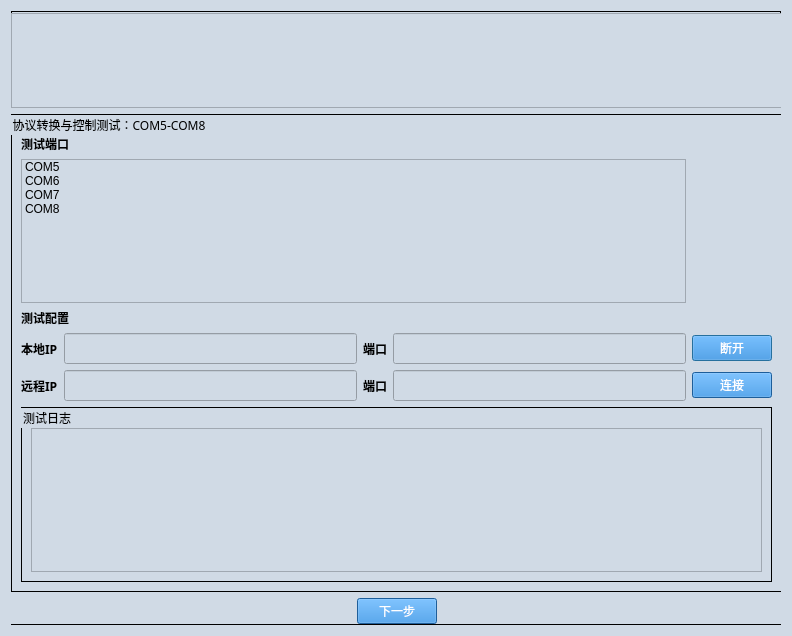
<?xml version="1.0" encoding="UTF-8"?>
<ui version="4.0">
 <class>Dialog</class>
 <widget class="QDialog" name="Dialog">
  <property name="geometry">
   <rect>
    <x>0</x>
    <y>0</y>
    <width>792</width>
    <height>636</height>
   </rect>
  </property>
  <property name="font">
   <font>
    <family>Microsoft YaHei</family>
    <pointsize>14</pointsize>
   </font>
  </property>
  <property name="windowTitle">
   <string>Dialog</string>
  </property>
  <property name="styleSheet">
   <string notr="true">QDialog{
background-color:#D0DAE5;
}

QTextBrower{
background-color:#D0DAE5;
}

QLineEdit{
background-color:#D0DAE5;
}

QWidget{
background-color:#D0DAE5;
}

QStackedWidget{
background-color:#D0DAE5;
}

QHeaderView{
background-color:#D0DAE5;
}

QLabel{
font-size:12px;
font-family:Microsoft YaHei;
background-color:#D0DAE5;
}

QPushButton{         /*按钮自适应拉伸背景*/
border-width: 2px 15px 2px 15px;
background-color:#2884D8;
color: #FFFFFF;
font-size:12px;
font-family:Microsoft YaHei;
}

QGroupBox{
font-size:12px;
font-family:Microsoft YaHei;
border:1px solid rgb(0, 0, 0); 
}</string>
  </property>
  <layout class="QGridLayout" name="gridLayout_2">
   <item row="0" column="0">
    <widget class="QGroupBox" name="groupBox">
     <property name="title">
      <string/>
     </property>
     <widget class="QWidget" name="layoutWidget">
      <property name="geometry">
       <rect>
        <x>0</x>
        <y>2</y>
        <width>771</width>
        <height>611</height>
       </rect>
      </property>
      <layout class="QVBoxLayout" name="verticalLayout">
       <item>
        <widget class="QTextBrowser" name="textBrowser_contents"/>
       </item>
       <item>
        <widget class="QGroupBox" name="groupBox_2">
         <property name="title">
          <string>协议转换与控制测试：COM5-COM8</string>
         </property>
         <layout class="QGridLayout" name="gridLayout_4">
          <property name="topMargin">
           <number>20</number>
          </property>
          <item row="0" column="0">
           <widget class="QLabel" name="testexecute_page3_label_3">
            <property name="font">
             <font>
              <family>Microsoft YaHei</family>
              <pointsize>-1</pointsize>
              <weight>75</weight>
              <bold>true</bold>
             </font>
            </property>
            <property name="text">
             <string>测试端口</string>
            </property>
           </widget>
          </item>
          <item row="1" column="0">
           <widget class="QListWidget" name="listWidget_com">
            <item>
             <property name="text">
              <string>COM5</string>
             </property>
            </item>
            <item>
             <property name="text">
              <string>COM6</string>
             </property>
            </item>
            <item>
             <property name="text">
              <string>COM7</string>
             </property>
            </item>
            <item>
             <property name="text">
              <string>COM8</string>
             </property>
            </item>
           </widget>
          </item>
          <item row="2" column="0">
           <widget class="QLabel" name="testexecute_page4_label_10">
            <property name="font">
             <font>
              <family>Microsoft YaHei</family>
              <pointsize>-1</pointsize>
              <weight>75</weight>
              <bold>true</bold>
             </font>
            </property>
            <property name="text">
             <string>测试配置</string>
            </property>
           </widget>
          </item>
          <item row="3" column="0">
           <layout class="QGridLayout" name="gridLayout_11">
            <item row="0" column="0">
             <widget class="QLabel" name="testexecute_page4_label_6">
              <property name="font">
               <font>
                <family>Microsoft YaHei</family>
                <pointsize>-1</pointsize>
                <weight>75</weight>
                <bold>true</bold>
               </font>
              </property>
              <property name="text">
               <string>本地IP</string>
              </property>
             </widget>
            </item>
            <item row="0" column="1">
             <widget class="QLineEdit" name="lineEdit_local_ip">
              <property name="font">
               <font>
                <family>Microsoft YaHei</family>
                <pointsize>12</pointsize>
               </font>
              </property>
             </widget>
            </item>
            <item row="0" column="2">
             <widget class="QLabel" name="testexecute_page4_label_7">
              <property name="font">
               <font>
                <family>Microsoft YaHei</family>
                <pointsize>-1</pointsize>
                <weight>75</weight>
                <bold>true</bold>
               </font>
              </property>
              <property name="text">
               <string>端口</string>
              </property>
             </widget>
            </item>
            <item row="0" column="3">
             <widget class="QLineEdit" name="lineEdit_local_port">
              <property name="font">
               <font>
                <family>Microsoft YaHei</family>
                <pointsize>12</pointsize>
               </font>
              </property>
             </widget>
            </item>
           </layout>
          </item>
          <item row="3" column="1">
           <widget class="QPushButton" name="pushButton_local_disconnect">
            <property name="text">
             <string>断开</string>
            </property>
           </widget>
          </item>
          <item row="4" column="0">
           <layout class="QGridLayout" name="gridLayout_12">
            <item row="0" column="0">
             <widget class="QLabel" name="testexecute_page4_label_8">
              <property name="font">
               <font>
                <family>Microsoft YaHei</family>
                <pointsize>-1</pointsize>
                <weight>75</weight>
                <bold>true</bold>
               </font>
              </property>
              <property name="text">
               <string>远程IP</string>
              </property>
             </widget>
            </item>
            <item row="0" column="1">
             <widget class="QLineEdit" name="lineEdit_remote_ip">
              <property name="font">
               <font>
                <family>Microsoft YaHei</family>
                <pointsize>12</pointsize>
               </font>
              </property>
             </widget>
            </item>
            <item row="0" column="2">
             <widget class="QLabel" name="testexecute_page4_label_9">
              <property name="font">
               <font>
                <family>Microsoft YaHei</family>
                <pointsize>-1</pointsize>
                <weight>75</weight>
                <bold>true</bold>
               </font>
              </property>
              <property name="text">
               <string>端口</string>
              </property>
             </widget>
            </item>
            <item row="0" column="3">
             <widget class="QLineEdit" name="lineEdit_remote_port">
              <property name="font">
               <font>
                <family>Microsoft YaHei</family>
                <pointsize>12</pointsize>
               </font>
              </property>
             </widget>
            </item>
           </layout>
          </item>
          <item row="4" column="1">
           <widget class="QPushButton" name="pushButton_remote_link">
            <property name="text">
             <string>连接</string>
            </property>
           </widget>
          </item>
          <item row="5" column="0" colspan="2">
           <widget class="QGroupBox" name="groupBox_3">
            <property name="title">
             <string>测试日志</string>
            </property>
            <layout class="QGridLayout" name="gridLayout_3">
             <property name="topMargin">
              <number>20</number>
             </property>
             <item row="0" column="0">
              <widget class="QTextBrowser" name="textBrowser_log"/>
             </item>
            </layout>
           </widget>
          </item>
         </layout>
        </widget>
       </item>
       <item>
        <layout class="QGridLayout" name="gridLayout">
         <item row="0" column="1">
          <widget class="QPushButton" name="pushButton_next">
           <property name="text">
            <string>下一步</string>
           </property>
          </widget>
         </item>
         <item row="0" column="2">
          <spacer name="horizontalSpacer_2">
           <property name="orientation">
            <enum>Qt::Horizontal</enum>
           </property>
           <property name="sizeHint" stdset="0">
            <size>
             <width>40</width>
             <height>20</height>
            </size>
           </property>
          </spacer>
         </item>
         <item row="0" column="0">
          <spacer name="horizontalSpacer">
           <property name="orientation">
            <enum>Qt::Horizontal</enum>
           </property>
           <property name="sizeHint" stdset="0">
            <size>
             <width>40</width>
             <height>20</height>
            </size>
           </property>
          </spacer>
         </item>
        </layout>
       </item>
      </layout>
     </widget>
    </widget>
   </item>
  </layout>
 </widget>
 <resources>
  <include location="iconQrc.qrc"/>
 </resources>
 <connections/>
</ui>
